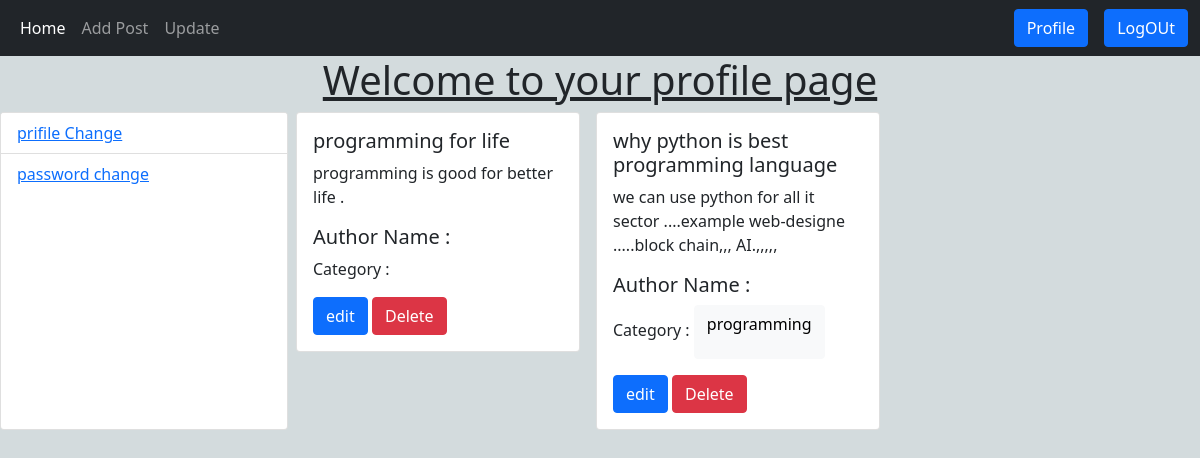
/author/profile_page (signed in), run on an earlier commit of the app's database.
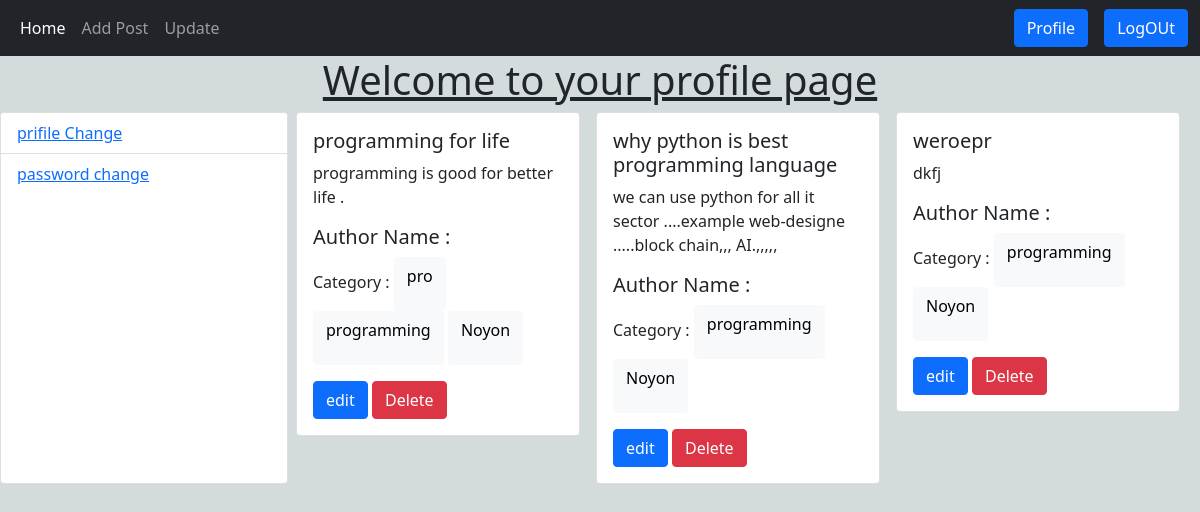
And on a later commit of the database.
### post/models.py (models this page shows, shortened)
class post(models.Model):
    title=models.CharField(max_length=50)
    content=models.TextField()
    category=models.ManyToManyField(Category)
    author=models.ForeignKey(User,on_delete=models.CASCADE)
    image=models.ImageField(upload_to='uploads/',blank=True,null=True)

### categories/models.py (models this page shows, shortened)
class Category(models.Model):
    categori=models.CharField(max_length=30)
    slug=models.SlugField(max_length=100,unique=True,null=True,blank=True)

### author/views.py (the view)
# urls.py: path('profile_page',views.profiel,name='profile_page'),
@login_required
def profiel(request):
    data=post.objects.filter(author=request.user)
    return render(request,'author/profile.html',{'data':data})

### author/templates/author/profile.html
{% extends 'index.html' %}
{% block element%}
<h1 align="center"><u>Welcome to your profile page </u></h1>
<div class="d-flex flex-wrap">
  <div class="card" style="width: 18rem;">
    <ul class="list-group list-group-flush">
      <li class="list-group-item"><a href="{% url 'profileUpdata' %}">prifile Change</a></li>
      <li class="list-group-item"><a href="{% url 'passwordChange' %}">password change</a></li>
    </ul>
  </div>
  {% for itm in data %}
  <div class="col-sm-3">
    <div class="card mx-2">
      <div class="card-body">
        <h5 class="card-title">{{itm.title}}</h5>
        <p class="card-text">{{itm.content}}</p>
        <h5>Author Name : {{itm.author.first_name}}</h3>
          <p>Category :{% for i in itm.category.all %}
            <button class="btn btn-light">
              <p>{{i.categori}}</p>
            </button>
            {% endfor %}
          </p>
          <a href="{% url 'post_edit' itm.id %}" class="btn btn-primary">edit</a>
          <a href="{% url 'post_delete' itm.id %}" class="btn btn-danger">Delete</a>
      </div>
    </div>
  </div>
  {% endfor %}
</div>
{%endblock%}

What changed in the data, as far as the page shows it:
changed post "programming for life": gains Category (categori "pro"); gains Category (categori "programming")
now on this page (row unchanged): Category: categori "Noyon"
added post: title "weroepr", content "dkfj", Category (categori "programming")
